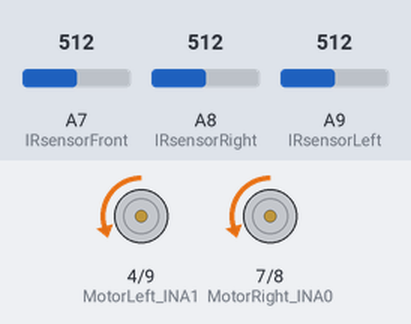
Bench run of a sketch on a simulated Arduino Mega 2560, built with avr-gcc and run on an emulated ATmega2560. Shown: motor-driver pin pairs drawn as motors (green arrow = first pin HIGH = forward, orange = second pin HIGH = backward, longer = more drive, scaled by the enable pin). The test bench sets the inputs (shaded band); at power-on: A7 (IRsensorFront) = 512, A8 (IRsensorRight) = 512, A9 (IRsensorLeft) = 512.

Above: at 1.2 s.
1.3 s: A7 (IRsensorFront) set to 421
2.8 s: A7 (IRsensorFront) set to 401
At 4.0 s:
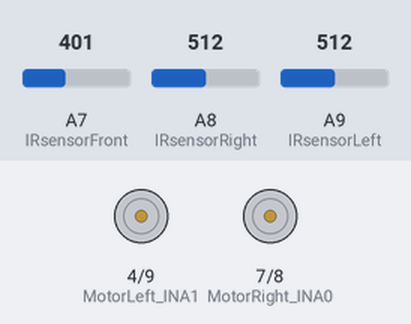
4.3 s: A7 (IRsensorFront) set to 361
5.8 s: A7 (IRsensorFront) set to 333
At 7.0 s:
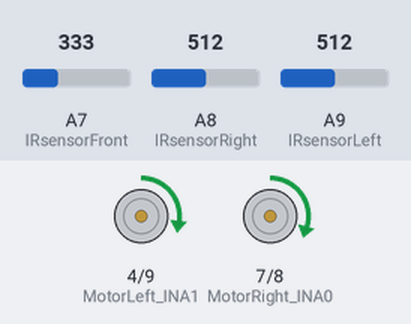
7.3 s: A7 (IRsensorFront) set to 245
8.8 s: A7 (IRsensorFront) set to 213
At 9.8 s:
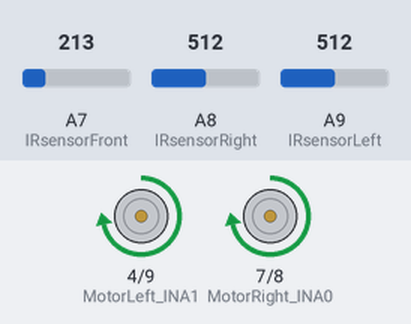
Timing chart, 0 to 11.3 s (numbered marks = the images above; inputs shaded):
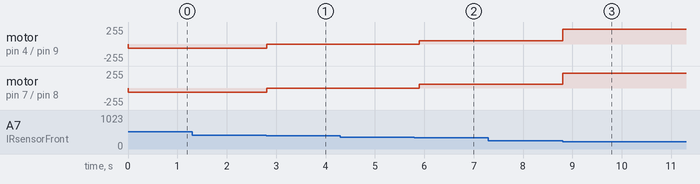

Measured:
- the behaviour switches between 411 and 410 on A7 (IRsensorFront) (found by bisection; images 0 and 1)
- the behaviour switches between 350 and 349 on A7 (IRsensorFront) (found by bisection; images 1 and 2)
- the behaviour switches between 230 and 229 on A7 (IRsensorFront) (found by bisection; images 2 and 3)
- after the input at 1.3 s, every drawn part: stays the same
- after the input at 2.8 s, motor on pin 4 (MotorLeft_INA1) / pin 9 (MotorLeft_INB1), motor on pin 7 (MotorRight_INA0) / pin 8 (MotorRight_INB0): backward 60/255 → stopped at once
- after the input at 4.3 s, every drawn part: stays the same
- after the input at 5.8 s, motor on pin 4 (MotorLeft_INA1) / pin 9 (MotorLeft_INB1): stopped → forward 50/255 after 0.10 s; motor on pin 7 (MotorRight_INA0) / pin 8 (MotorRight_INB0): stopped → forward 60/255 after 0.10 s
- after the input at 7.3 s, every drawn part: stays the same
- after the input at 8.8 s, motor on pin 4 (MotorLeft_INA1) / pin 9 (MotorLeft_INB1): forward 50/255 → forward 220/255 at once; motor on pin 7 (MotorRight_INA0) / pin 8 (MotorRight_INB0): forward 60/255 → forward 220/255 at once

The sketch:

RobotKit_MonsterMotoShield_4WD_3IR_FollowMe.ino
```cpp
/*
RobotKit_MonsterMotoShield_4WD_3IR_FollowMe - Follow the moving object (based on data from 3 IR proximity sensors GP2Y)
- Front: GP2Y0A02YK0F (20-150 cm)
- Right and Left: GP2Y0A21YK (10-80 cm)
- Tested with Arduino Mega 2560
www: http://www.mobilerobots.pl

 Connections:
 IR Analog Sensors -> Arduino Mega 2560
 VIN - 5V
 GND - GND
 VOUT - A7, A8, A9
 */
 /*
 ROBOT CONTROL STATES
 0 - stop
 1 - turn_Right
 2 - turn_Left
 3 - go_Forward
 4 - go_Backward
 */
#include <math.h>
#define NUMBER_OF_REPEATED_MEASURES 4

/*MonsterMoto Shield Carrier*/
const int MotorRight_INA0 = 7; // Pin to control the clockwise direction of Right Motor
const int MotorRight_INB0 = 8; // Pin to control the counterclockwise direction of Right Motor
const int MotorLeft_INA1 = 4; // Pin to control the clockwise direction of Left Motor
const int MotorLeft_INB1 = 9;// Pin to control the counterclockwise direction of Left Motor
// SDA = 2
// SCL = 3
const int pwm_R = 5; // pwm output - motor A
const int pwm_L = 6; // pwm output - motor B
//const int cs_R = 2; // Current sense ANALOG input R
//const int cs_L =3;  // Current sense ANALOG input L
long pwmLvalue = 255;
long pwmRvalue = 255;
byte pwmChannel;
// IR Sensors
int IRsensorFront = A7;
int IRsensorRight = A8;
int IRsensorLeft = A9;
int distanceIRsensorFront;
int distanceIRsensorRight;
int distanceIRsensorLeft;

int robotControlState;
int last_mspeed;
int turnCounter;
int noDetectionCounter;

void setup(){
  //Serial.begin(9600);
  // IR SENSORS
  pinMode(IRsensorFront, INPUT);  // declare Front IR Sensor as input
  pinMode(IRsensorRight, INPUT);  // declare Front IR Sensor as input
  pinMode(IRsensorLeft, INPUT);  // declare Front IR Sensor as input

  //Setup Channel A - Drive Motor
  pinMode(MotorRight_INA0, OUTPUT); //Initiates Motor Channel A1 pin
  pinMode(MotorRight_INB0, OUTPUT); //Initiates Motor Channel A2 pin

  //Setup Channel B - Steering Motor
  pinMode(MotorLeft_INA1, OUTPUT); //Initiates Motor Channel B1 pin
  pinMode(MotorLeft_INB1, OUTPUT); //Initiates Motor Channel B2 pin

  //Setup PWM pins as Outputs
  pinMode(pwm_R, OUTPUT);
  pinMode(pwm_L, OUTPUT);

  robotControlState = 0;
  turnCounter = 0;
  noDetectionCounter = 0;
  stop_Robot();
}// void setup()

void loop(){
  //readIRsensors();
  readIRsensors(); //getAverageDistance();
  if(distanceIRsensorFront>410){
    //Serial.println("distanceIRsensorFront: "+String(distanceIRsensorFront));
    go_Backwad(60);
  }
  else if((distanceIRsensorFront>=350 && distanceIRsensorFront<=410)){ // || distanceIRsensorFront<150)
    //Serial.println("FRONT: "+String(distanceIRsensorFront));
    stop_Robot();
    delay(10);
  }
  else if(distanceIRsensorFront>=230 && distanceIRsensorFront<350){
    //Serial.println("FRONT: "+String(distanceIRsensorFront));
    go_Forward(50);
    resetTurningCounter();
  }
  else if(distanceIRsensorFront>=150 && distanceIRsensorFront<230){
    //Serial.println("FRONT: "+String(distanceIRsensorFront));
    go_Forward(220);
    resetTurningCounter();
  }
  else if(distanceIRsensorRight>110) {
    if(turnCounter<10 ){
      turn_Right(200);
      turnCounter++;
    }
    else{
      stop_Robot();
    }
  }
  else if(distanceIRsensorLeft>110) {
    if(turnCounter<10 ){
      turn_Left(200);
      turnCounter++;
    }
    else{
      stop_Robot();
    }
  }
  else{
    if(noDetectionCounter<30){
      noDetectionCounter++;
    }
    else{
      stop_Robot();
    }
  }
  delay(100);
}// void loop()
/*
int getAverageDistance(){
  int averageDistance;
  int currentMeasurement;
  int sumOfDistances = 0;
  //unsigned int numberOfValidMeasurements = 0;
  for(int i=0; i<NUMBER_OF_REPEATED_MEASURES-1; i++){
       currentMeasurement = readIRsensor();
       sumOfDistances = sumOfDistances+currentMeasurement;
       delay(35);
  }// for
  averageDistance = (int)(sumOfDistances/NUMBER_OF_REPEATED_MEASURES);
  return averageDistance;
}
*/
void resetTurningCounter(){
  if(turnCounter!=0){
    turnCounter = 0;
  }
}// void resetTurningCounter()

void resetNoDetectionCounter(){
  if(noDetectionCounter!=0){
    noDetectionCounter = 0;
  }
}// void resetTurningCounter()

void readIRsensors(){
  distanceIRsensorFront = analogRead(IRsensorFront);
  distanceIRsensorRight = analogRead(IRsensorRight);
  distanceIRsensorLeft = analogRead(IRsensorLeft);
}// void readIRsensors()

void go_Robot(){
  digitalWrite(MotorRight_INA0, LOW);
  digitalWrite(MotorRight_INB0, HIGH);
  digitalWrite(MotorLeft_INA1, LOW);
  digitalWrite(MotorLeft_INB1, HIGH);
  analogWrite(pwm_R, pwmRvalue);
  analogWrite(pwm_L, pwmLvalue);
}// void go_Robot()

void go_Forward(int mspeed){ // robotControlState = 3
  if(robotControlState!=3 || last_mspeed!=mspeed){
    digitalWrite(MotorRight_INA0, HIGH);
    digitalWrite(MotorRight_INB0, LOW);
    digitalWrite(MotorLeft_INA1, HIGH);
    digitalWrite(MotorLeft_INB1, LOW);
    analogWrite(pwm_R, mspeed); //Spins the motor on Channel A at mspeed
    analogWrite(pwm_L, mspeed);
    robotControlState=3;
    last_mspeed=mspeed;
  }
}// void goForward(int mspeed, int time_ms)

void go_Backwad(int mspeed){
  if(robotControlState!=4){
    digitalWrite(MotorRight_INA0, LOW);
    digitalWrite(MotorRight_INB0, HIGH);
    digitalWrite(MotorLeft_INA1, LOW);
    digitalWrite(MotorLeft_INB1, HIGH);
    analogWrite(pwm_R, mspeed);//Spins the motor on Channel A at mspeed
    analogWrite(pwm_L, mspeed);
    robotControlState=4;
  }
}// void goBackwad(int mspeed, int time_ms)

void turn_Right(int mspeed){ // robotControlState = 1
  if(robotControlState!=1){
    //Motor B mspeed full speed
    digitalWrite(MotorLeft_INA1, LOW);
    digitalWrite(MotorLeft_INB1, HIGH);
    //Motor A forward mspeed full speed
    digitalWrite(MotorRight_INA0, HIGH);
    digitalWrite(MotorRight_INB0, LOW);
    analogWrite(pwm_L, mspeed);
    analogWrite(pwm_R, mspeed);
    robotControlState=1;
  }
}// void goBackwad(int mspeed, int time_ms)

void move_RightForward(int mspeed){
  digitalWrite(MotorRight_INA0, LOW);
  digitalWrite(MotorRight_INB0, HIGH);
  digitalWrite(MotorLeft_INA1, LOW);
  digitalWrite(MotorLeft_INB1, HIGH);
  analogWrite(pwm_R, mspeed*0.4);
  analogWrite(pwm_L, mspeed);
}// void move_RightForward(int mspeed)

void move_LeftForward(int mspeed){
  digitalWrite(MotorRight_INA0, LOW);
  digitalWrite(MotorRight_INB0, HIGH);
  digitalWrite(MotorLeft_INA1, LOW);
  digitalWrite(MotorLeft_INB1, HIGH);
  analogWrite(pwm_R, mspeed);
  analogWrite(pwm_L, mspeed*0.4);
}// move_LeftForward(int mspeed)

void move_RightBackward(int mspeed){
  digitalWrite(MotorRight_INA0, HIGH);
  digitalWrite(MotorRight_INB0, LOW);
  digitalWrite(MotorLeft_INA1, HIGH);
  digitalWrite(MotorLeft_INB1, LOW);
  analogWrite(pwm_R, mspeed*0.4);
  analogWrite(pwm_L, mspeed);
}// void move_RightBackward(int mspeed)

void move_LeftBackward(int mspeed){
  digitalWrite(MotorRight_INA0, HIGH);
  digitalWrite(MotorRight_INB0, LOW);
  digitalWrite(MotorLeft_INA1, HIGH);
  digitalWrite(MotorLeft_INB1, LOW);
  analogWrite(pwm_R, mspeed);
  analogWrite(pwm_L, mspeed*0.4);
}// void move_RightBackward(int mspeed)

void turn_Left(int mspeed){ // robotControlState = 2
  if(robotControlState!=2){
    //Motor B mspeed full speed
    digitalWrite(MotorLeft_INA1, HIGH);
    digitalWrite(MotorLeft_INB1, LOW);
    //Motor A forward mspeed full speed
    digitalWrite(MotorRight_INA0, LOW);
    digitalWrite(MotorRight_INB0, HIGH);
    analogWrite(pwm_L, mspeed);
    analogWrite(pwm_R, mspeed);
    robotControlState=2;
  }
}// void turn_Left(int mspeed)

void goForward(int mspeed, int time_ms){
  //analogWrite(pwm_L, 0);
  digitalWrite(MotorRight_INA0, LOW);
  digitalWrite(MotorRight_INB0, HIGH);
  analogWrite(pwm_R, mspeed); //Spins the motor on Channel A at mspeed
  delay(time_ms);
}// void goForward(int mspeed, int time_ms)

void stopRobot(int delay_ms){
  analogWrite(pwm_R, 0);
  analogWrite(pwm_L, 0);
  /*
  digitalWrite(MotorRight_INA0, LOW);
  digitalWrite(MotorRight_INB0, LOW);
  digitalWrite(MotorLeft_INA1, LOW);
  digitalWrite(MotorLeft_INB1, LOW);
  */
  delay(delay_ms);
}// void stopRobot(int delay_ms)

void stop_Robot(){ // robotControlState = 0
  if(robotControlState!=0){
    analogWrite(pwm_R, 0);
    analogWrite(pwm_L, 0);
    robotControlState = 0;
    //Serial.println("************ STOP!");
    resetTurningCounter();
    resetNoDetectionCounter();
  }
}// void stopRobot()

void SetPWM (const long pwm_num, byte pwm_channel){
  if(pwm_channel==1){ // DRIVE MOTOR
    analogWrite(pwm_R, pwm_num);
    pwmRvalue = pwm_num;
  }
  else if(pwm_channel==2){ // STEERING MOTOR
    analogWrite(pwm_L, pwm_num);
    pwmLvalue = pwm_num;
  }
}// void SetPWM (const long pwm_num, byte pwm_channel)
```
